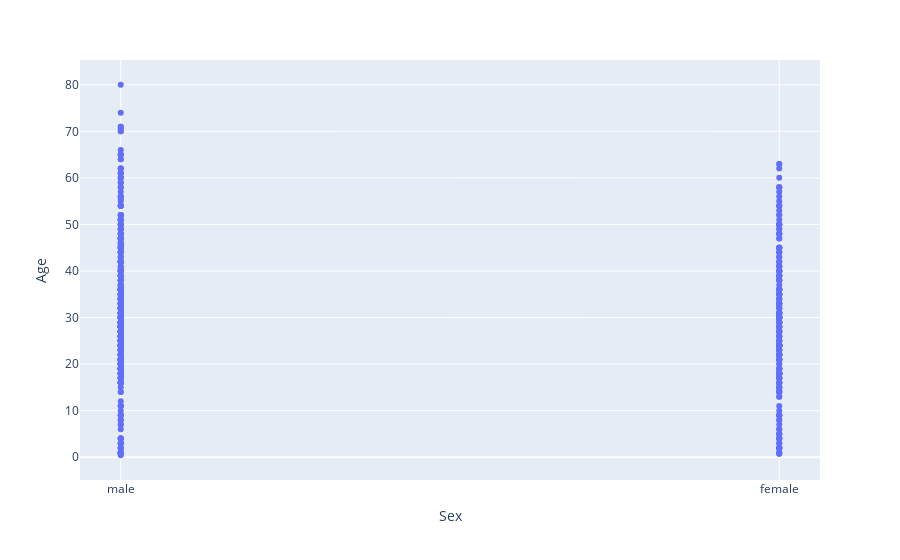

The code cell stored with this chart in its notebook:
### Code cell
scatter_plot(df,df.Sex,df.Age)

### Figure 1 — Plotly figure (JSON) as saved in the notebook; plotly's stock layout.template omitted (floating-point values rounded to 4 significant figures; data arrays with more than 128 entries replaced by an {"elided": "..."} marker saying what was removed)
{"data": [{"hovertemplate": "Sex=%{x}<br>Age=%{y}<extra></extra>", "legendgroup": "", "marker": {"color": "#636efa", "symbol": "circle"}, "mode": "markers", "name": "", "showlegend": false, "type": "scatter", "x": {"elided": "891 str values"}, "xaxis": "x", "y": {"elided": "891 float values"}, "yaxis": "y"}], "layout": {"legend": {"tracegroupgap": 0}, "margin": {"t": 60}, "xaxis": {"anchor": "y", "domain": [0, 1], "title": {"text": "Sex"}}, "yaxis": {"anchor": "x", "domain": [0, 1], "title": {"text": "Age"}}}}
